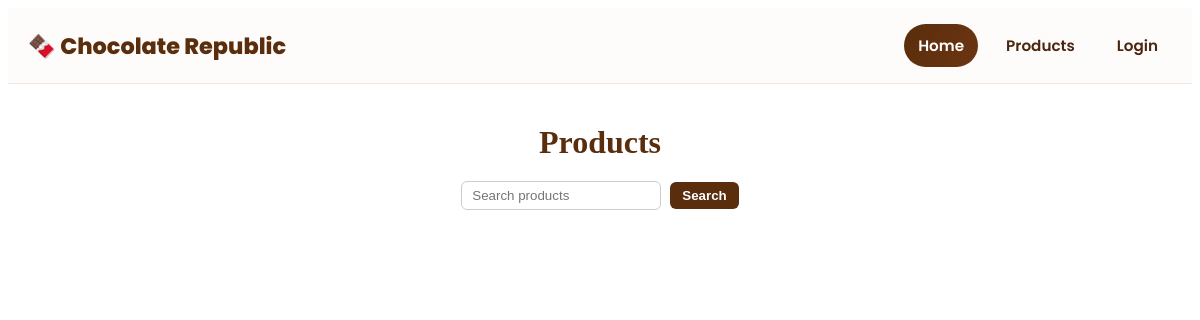
The page /products.php on the database as committed earlier.
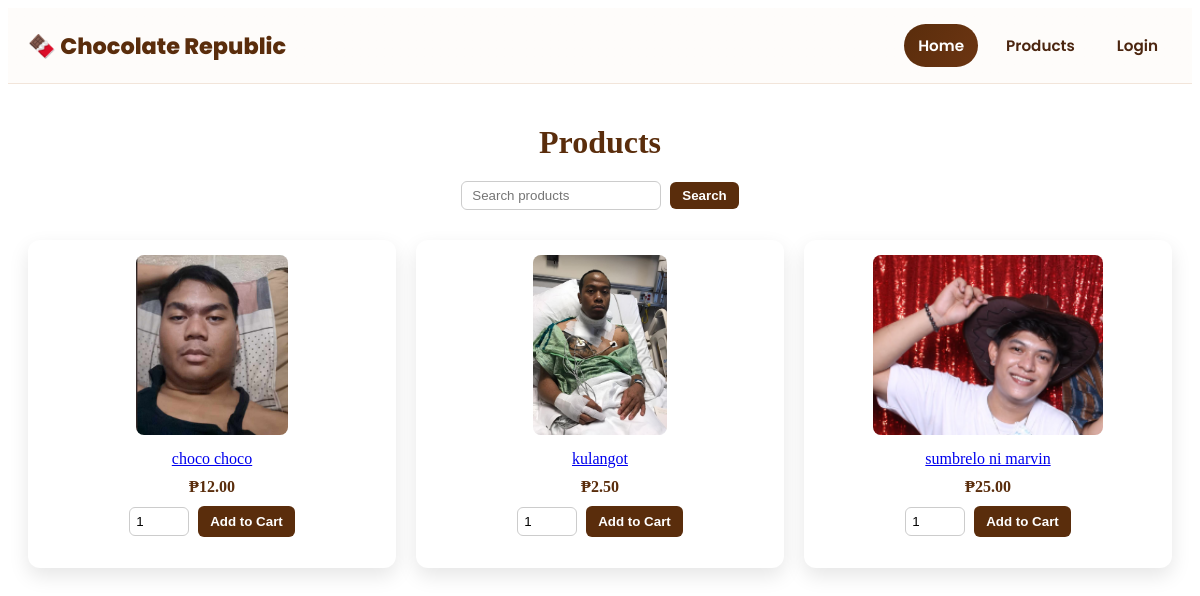
The same page on the database as committed later.
### tables this page shows
CREATE TABLE `products` (
  `id` int(11) NOT NULL,
  `name` varchar(100) NOT NULL,
  `description` text DEFAULT NULL,
  `price` decimal(10,2) NOT NULL,
  `image` varchar(255) DEFAULT NULL,
  `stock` int(11) DEFAULT 0,
  `created_at` timestamp NOT NULL DEFAULT current_timestamp()
);

### includes/auth.php (called while the page is built, shortened)
<?php
function isLoggedIn() {
    return isset($_SESSION['user_id']);
}
?>

### products.php (the view, shortened to what this page needs)
<?php
require_once __DIR__ . '/includes/auth.php';
require_once __DIR__ . '/db.php';
include __DIR__ . '/includes/header.php';
$q = trim($_GET['q'] ?? '');
$sql = "SELECT id, name, price, image FROM products";
if ($q !== '') {
    $stmt = $conn->prepare($sql . " WHERE name LIKE CONCAT('%', ?, '%') ORDER BY name ASC");
    $stmt->bind_param('s', $q);
    $stmt->execute();
    $result = $stmt->get_result();
} else {
    $result = $conn->query($sql . " ORDER BY name ASC");
}
$products = [];
if ($result) {
    while ($row = $result->fetch_assoc()) {
        $products[] = $row;
    }
}
?>
<section class="products-page">
    <h2>Products</h2>
    <form method="get" class="search-form">
        <input type="text" name="q" placeholder="Search products" value="<?= htmlspecialchars($q) ?>">
        <button type="submit">Search</button>
    </form>
    <div class="product-grid">
        <?php foreach ($products as $p):
            $imgPath = !empty($p['image']) ? 'images/' . basename($p['image']) : 'images/0.png';
        ?>
        <div class="product-card">
            <a href="product.php?id=<?= (int)$p['id'] ?>">
                <img src="<?= htmlspecialchars($imgPath) ?>" alt="<?= htmlspecialchars($p['name']) ?>">
                <p><?= htmlspecialchars($p['name']) ?></p>
            </a>
            <p class="price">₱<?= number_format((float)$p['price'], 2) ?></p>
            <form method="post" action="cart_add.php">
                <input type="number" name="quantity" min="1" value="1">
                <button type="submit">Add to Cart</button>
            </form>
        </div>
        <?php endforeach; ?>
    </div>
</section>

### includes/header.php (shortened to what this page needs)
<?php
require_once __DIR__ . '/auth.php';
?>
<link rel="stylesheet" href="header.css" />
<header class="site-header">
  <nav class="navbar">
    <div class="brand">
      <a href="index.php" class="logo">🍫 Chocolate Republic</a>
    </div>
    <ul class="nav-links">
      <li><a href="index.php" class="active">Home</a></li>
      <li><a href="products.php">Products</a></li>
      <?php if (isLoggedIn()): ?>
        <li><a href="orders.php">My Orders</a></li>
        <?php if (isAdmin()): ?>
          <li><a href="Aindex.php">Admin</a></li>
        <?php endif; ?>
        <li><a href="cart.php" class="cart-link">Cart</a></li>
        <li><a href="logout.php" class="logout-link">Logout</a></li>
      <?php else: ?>
        <li><a href="login.php" id="login-btn" class="login-btn">Login</a></li>
      <?php endif; ?>
    </ul>
  </nav>
</header>

### header.css (style rules this page uses)
.site-header { position: sticky; top: 0; z-index: 1000; background: linear-gradient( 0deg, rgba(255, 255, 255, 0.75), rgba(255, 255, 255, 0.75) ), var(--cream-100); backdrop-filter: blur(8px); -webkit-backdrop-filter: blur(8px); border-bottom: 1px solid var(--cream-200); }
.navbar { max-width: 1200px; margin: 0 auto; padding: 16px 20px; display: flex; align-items: center; justify-content: space-between; gap: 12px; font-family: "Poppins", sans-serif; }
.brand .logo { display: inline-block; font-weight: 800; text-decoration: none; color: var(--choco-700); font-size: 1.4rem; }
.nav-links { list-style: none; display: flex; align-items: center; gap: 14px; margin: 0; padding: 0; }
.nav-links a { display: inline-block; text-decoration: none; color: var(--choco-800); padding: 10px 14px; border-radius: 999px; font-weight: 600; font-size: 0.95rem; transition: background 0.2s, color 0.2s, transform 0.1s; font-family: "Poppins", sans-serif; }
.nav-links a.active { background: linear-gradient(120deg, var(--choco-700), var(--choco-600)); color: var(--white); }
.login-btn { color: var(--white); }

### products.php (style rules this page uses)
.products-page { max-width: 1200px; margin: 40px auto; padding: 0 20px; }
.products-page h2 { text-align: center; color: #5a2d0c; margin-bottom: 20px; font-size: 2rem; }
.search-form { text-align: center; margin-bottom: 30px; }
.search-form input[type="text"] { width: 200px; padding: 6px 10px; border-radius: 6px; border: 1px solid #ccc; margin-right: 5px; }
.search-form button { background: #5a2d0c; color: #fff; border: none; padding: 6px 12px; border-radius: 6px; cursor: pointer; font-weight: 600; transition: background 0.2s; }
.product-grid { display: grid; grid-template-columns: repeat(auto-fit, minmax(220px, 1fr)); gap: 20px; }
.product-card { background: #fff; padding: 15px; border-radius: 12px; box-shadow: 0 8px 20px rgba(0,0,0,0.1); text-align: center; transition: transform 0.2s, box-shadow 0.2s; }
.product-card img { max-width: 100%; height: 180px; object-fit: cover; border-radius: 8px; margin-bottom: 10px; }
.product-card p { margin: 5px 0; }
.product-card .price { color: #5a2d0c; font-weight: 700; margin: 10px 0; }
.product-card input[type="number"] { width: 60px; padding: 6px; border-radius: 6px; border: 1px solid #ccc; margin-right: 5px; }
.product-card button { background: #5a2d0c; color: #fff; border: none; padding: 8px 12px; border-radius: 6px; cursor: pointer; font-weight: 600; }

Rows that differ between the two databases and show on the page:
added products: image (picture), name "choco choco", price "12.00"
added products: image (picture), name "kulangot", price "2.50"
added products: image (picture), name "sumbrelo ni marvin", price "25.00"
